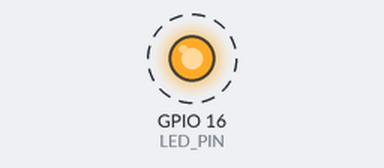
Bench run of a program on a simulated ESP8266 (NodeMCU). Shown: output pins drawn as LEDs (lit = HIGH). Dashed ring = blinking.

Above: at 0.05 s.
Timing chart, 0 to 3.0 s (numbered marks = the images above):
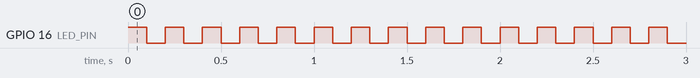

The program:

main.cpp
```cpp
// Muthanna Alwahash
// Dec 2023
// LED Blink

#include <Arduino.h>

#define LED_PIN 16              // Set LED_PIN GPIO16

void setup()
{
  pinMode(LED_PIN, OUTPUT);     // initialize LED digital pin as an output.
}

void loop()
{
  digitalWrite(LED_PIN, HIGH);  // turn the LED on (HIGH is the voltage level)
  delay(100);                   // wait 100ms
  digitalWrite(LED_PIN, LOW);   // turn the LED off by making the voltage LOW
  delay(100);                   // wait 100ms
}
```

Measured:
- by itself, GPIO 16 (LED_PIN): alternates HIGH for 0.10 s and LOW for 0.10 s
